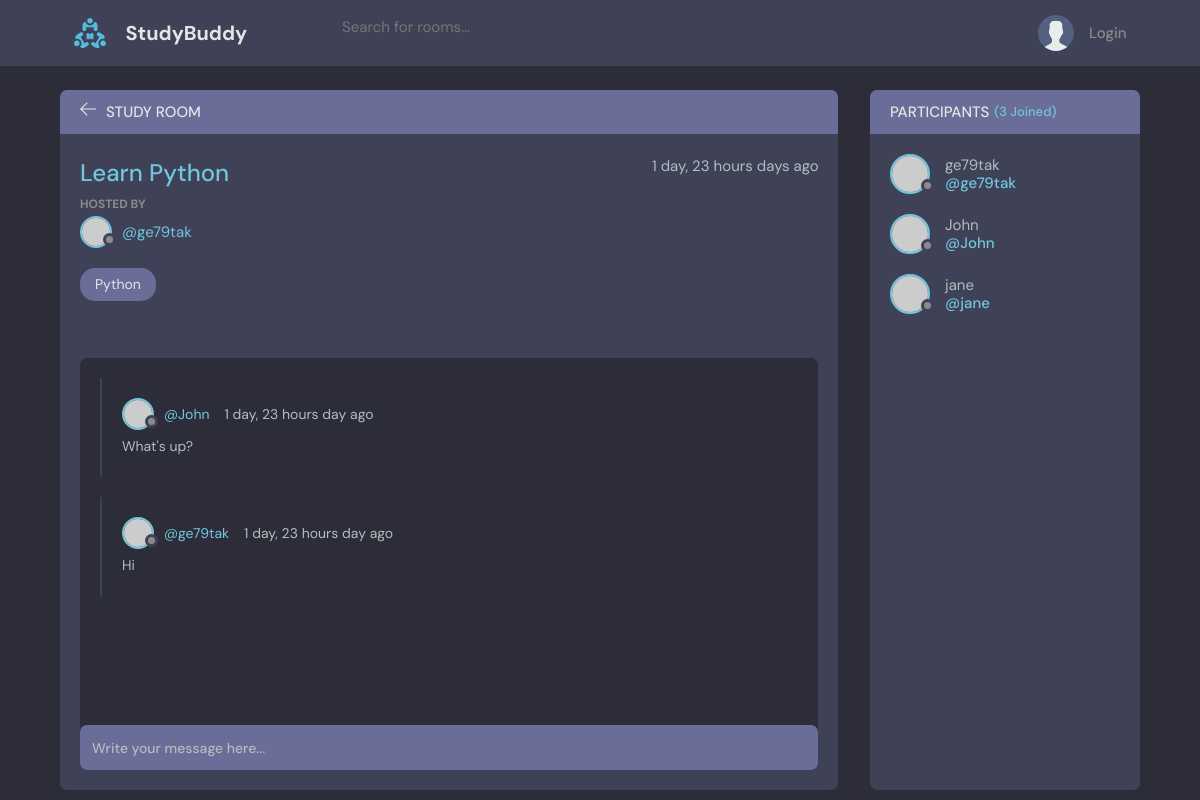
The page /room/1/ on the database its author committed.
### base/models.py (models this page shows, shortened)
class Room(models.Model):
    host = models.ForeignKey(User, on_delete=models.SET_NULL, null=True)
    topic = models.ForeignKey(Topic, on_delete=models.SET_NULL, null=True)
    name = models.CharField(max_length=200)
    description = models.TextField(null=True, blank=True)
    participants = models.ManyToManyField(
        User, related_name='participants', blank=True)
    updated = models.DateTimeField(auto_now=True)
    created = models.DateTimeField(auto_now_add=True)
    class Meta:
        ordering = ['-updated', '-created']

class Topic(models.Model):
    name = models.CharField(max_length=200)
    def __str__(self):
        return self.name

class Message(models.Model):
    user = models.ForeignKey(User, on_delete=models.CASCADE)
    room = models.ForeignKey(Room, on_delete=models.CASCADE)
    body = models.TextField()
    updated = models.DateTimeField(auto_now=True)
    created = models.DateTimeField(auto_now_add=True)
    class Meta:
        ordering = ['-updated', '-created']

### base/views.py (the view, shortened to what this page needs)
# urls.py: path("room/<str:pk>/", views.room, name="room"),
def room(request, pk):
    room = Room.objects.get(id=pk)
    room_messages = room.message_set.all()
    participants = room.participants.all()
    context = {
        'room': room,
        'room_messages': room_messages,
        'participants': participants
    }
    return render(request, "base/room.html", context)

### base/templates/base/room.html (shortened to what this page needs)
{% extends 'main.html' %} {% block content %}
<main class="profile-page layout layout--2">
  <div class="container">
    <div class="room">
      <div class="room__top">
        <div class="room__topLeft">
          <a href="{% url 'home' %}">
            <svg
              version="1.1"
              xmlns="http://www.w3.org/2000/svg"
              width="32"
              height="32"
              viewBox="0 0 32 32"
            >
              <title>arrow-left</title>
              <path
                d="M13.723 2.286l-13.723 13.714 13.719 13.714 1.616-1.611-10.96-10.96h27.625v-2.286h-27.625l10.965-10.965-1.616-1.607z"
              ></path>
            </svg>
          </a>
          <h3>Study Room</h3>
        </div>
      </div>
      <div class="room__box scroll">
        <div class="room__header scroll">
          <div class="room__info">
            <h3>{{room.name}}</h3>
            <span>{{room.created|timesince}} days ago</span>
          </div>
          <div class="room__hosted">
            <p>Hosted By</p>
            <a
              href="{% url 'user-profile' room.host.id %}"
              class="room__author"
            >
              <div class="avatar avatar--small">
                <img src="https://randomuser.me/api/portraits/men/37.jpg" />
              </div>
              <span>@{{room.host.username}}</span>
            </a>
          </div>
          <span class="room__topics">{{room.topic}}</span>
        </div>
        <div class="room__conversation">
          <div class="threads scroll">
            {% for message in room_messages %}
            <div class="thread">
              <div class="thread__top">
                <div class="thread__author">
                  <a
                    href="{% url 'user-profile' message.user.id %}"
                    class="thread__authorInfo"
                  >
                    <div class="avatar avatar--small">
                      <img
                        src="https://randomuser.me/api/portraits/men/37.jpg"
                      />
                    </div>
                    <span>@{{message.user}}</span>
                  </a>
                  <span class="thread__date"
                    >{{message.created|timesince}} day ago</span
                  >
                </div>
              </div>
              <div class="thread__details">{{message.body}}</div>
            </div>
            {% endfor %}
          </div>
        </div>
      </div>
      <div class="room__message">
        <form method="POST" action="">
          <input name="body" placeholder="Write your message here..." />
        </form>
      </div>
    </div>
    <div class="participants">
      <h3 class="participants__top">
        Participants <span>({{participants.count}} Joined)</span>
      </h3>
      <div class="participants__list scroll">
        {% for user in participants %}
        <a href="{% url 'user-profile' room.host.id %}" class="participant">
          <div class="avatar avatar--medium">
            <img src="https://randomuser.me/api/portraits/men/37.jpg" />
          </div>
          <p>
            {{user.username}}
            <span>@{{user.username}}</span>
          </p>
        </a>
        {% endfor %}
      </div>
    </div>
  </div>
</main>
{% endblock %}

### rows shown on the page
Room: name "Learn Python", created "1 day, 23 hours", host.username "ge79tak", topic "Python"
Message: user "John", created "1 day, 23 hours", body "What's up?"
Message: user "ge79tak", created "1 day, 23 hours", body "Hi"

### other values the page prints
{{ participants.count }} "3"
{{ user.username }} "ge79tak"
{{ user.username }} "John"
{{ user.username }} "jane"
